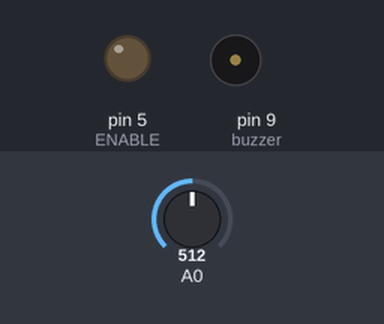
This sketch was run on a simulated Arduino Uno, built with avr-gcc and run on an emulated ATmega328P. Shown: output pins drawn as LEDs (lit = HIGH), buzzer (waves = sounding). The test bench sets the inputs (shaded band); at power-on: A0 = 512. What the sketch prints to the serial monitor is not drawn.

Above: at 0.75 s.
1.3 s: A0 set to 441
4.3 s: A0 set to 421
At 5.59 s:
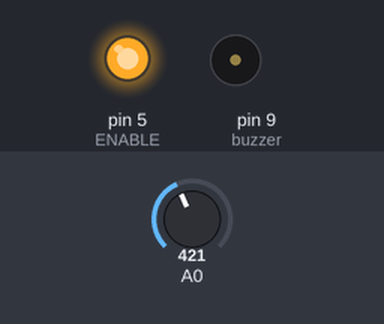
7.3 s: A0 set to 511
At 7.91 s:
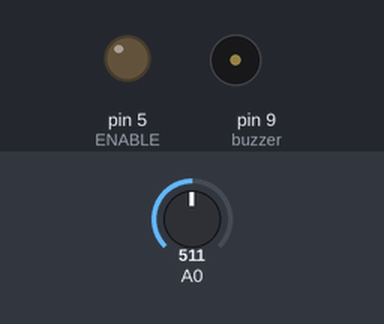
10.3 s: A0 set to 316
Timing chart, 0 to 10.6 s (numbered marks = the images above; inputs shaded):
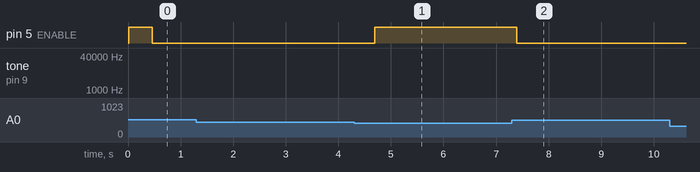

Measured:
- the behaviour switches between 432 and 431 on A0 (found by bisection; images 0 and 1)
- after the input at 4.3 s, pin 5 (ENABLE): LOW → HIGH after 0.39 s; tone on pin 9 (buzzer): stays silent (without the input it goes to 22664 Hz after 1.6 s)
- after the input at 7.3 s, pin 5 (ENABLE): HIGH → LOW after 0.09 s

The sketch:

Lab4_Live_EMG.ino
```cpp
int rectValue = 0;
const int numReadings = 300;
int filter_sum = 0;
int i;
int readings[numReadings];
int readindex = 0;
int total = 0;
int average = 0;
int inputPin = rectValue;
const int buzzer = 9;
#define ENABLE 5
#define DIRA 3
#define DIRB 4

void setup() {
  // put your setup code here, to run once:
  pinMode(ENABLE, OUTPUT);
  pinMode(ENABLE, OUTPUT);
  pinMode(ENABLE, OUTPUT);
  Serial.begin(2000000);
  for (int thisReading = 0; thisReading < numReadings; thisReading++){
   readings[thisReading] = 0;
  }
  pinMode(buzzer, OUTPUT);
}

void loop() {
  // put your main code here, to run repeatedly:
  int sensorValue = analogRead(A0);
  if(sensorValue >= 322){
    rectValue = sensorValue;
  }
  else if(sensorValue<322){
    rectValue = 322 - sensorValue + 322;
  }

  total = total - readings[readindex];
  readings[readindex] = rectValue - 322;
  total = total + readings[readindex];
  readindex = readindex + 1;
  if(readindex >= numReadings)
  {
    readindex = 0;
  }
  average = ((total/numReadings)+322);

  if (average >= 326) {
    digitalWrite(ENABLE, HIGH);
    digitalWrite(DIRA,HIGH);
    digitalWrite(DIRB,LOW);
    delay(0.5);
  }
  else if (average < 326) {
    digitalWrite(ENABLE, LOW);
    digitalWrite(DIRA,LOW);
    digitalWrite(DIRB,LOW);
    delay(0.5);
  }
  Serial.print(rectValue);
  Serial.print("\t");
  Serial.print(sensorValue);
  Serial.print("\t");
  Serial.println(average);
  tone(buzzer, sensorValue*200);
  delay(1);
  noTone(buzzer);
  delay(1);


}
```
